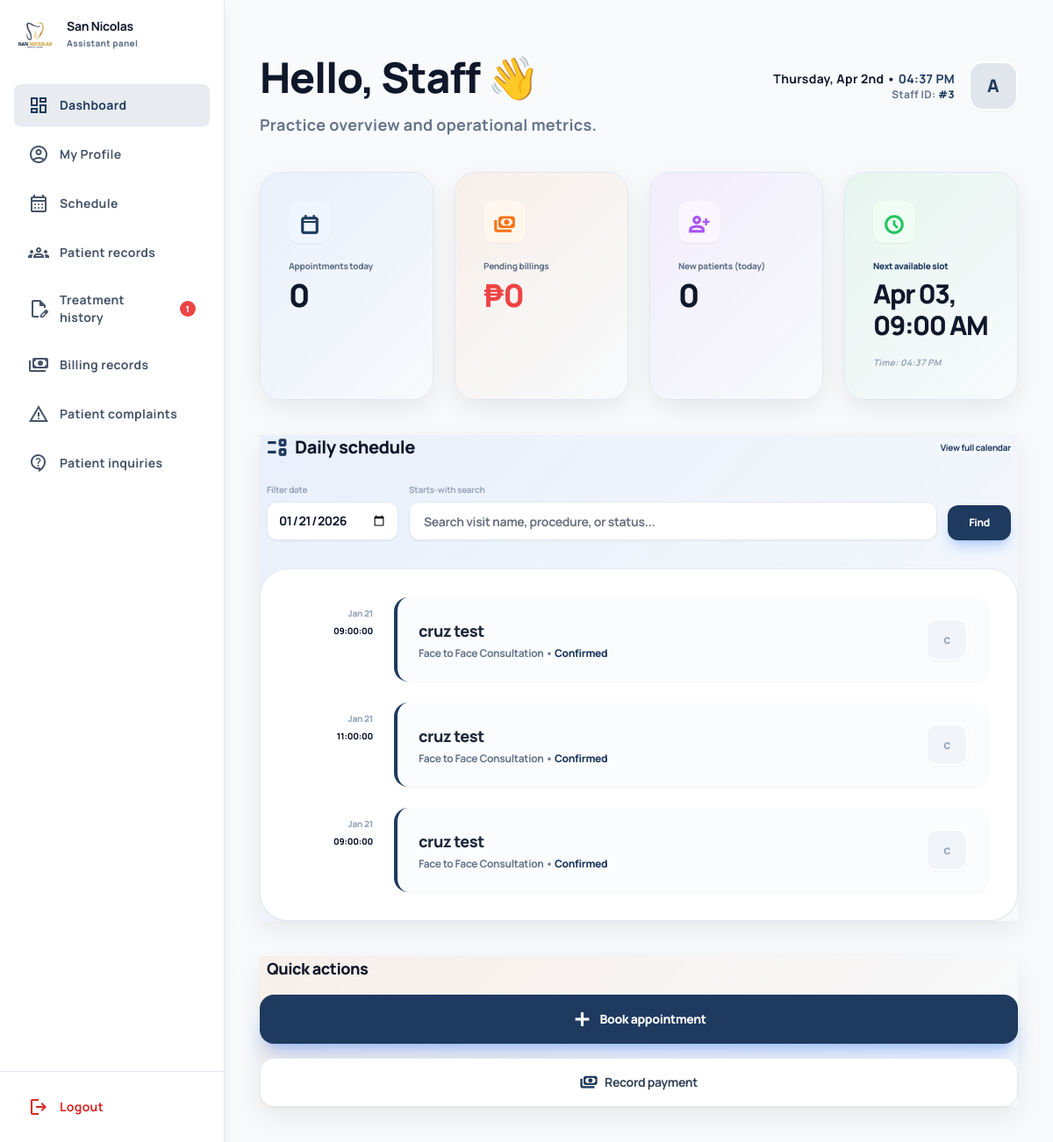
The app's page /assistant-dashboard.php?date=2026-01-21 (signed in) with its own data.
### tables this page shows
CREATE TABLE `appointments` (
  `id` int(11) NOT NULL,
  `patient_id` int(11) NOT NULL,
  `patient_name` varchar(255) DEFAULT NULL,
  `procedure_id` int(11) DEFAULT NULL,
  `status_id` int(11) DEFAULT 1,
  `downpayment_ref` varchar(100) DEFAULT NULL,
  `appointment_date` date NOT NULL,
  `appointment_time` time DEFAULT NULL,
  `rejection_reason` text DEFAULT NULL,
  `is_seen` tinyint(1) DEFAULT 0
);

CREATE TABLE `procedures` (
  `id` int(11) NOT NULL,
  `category` varchar(100) DEFAULT NULL,
  `procedure_name` varchar(255) NOT NULL,
  `standard_cost` decimal(10,2) NOT NULL
);

CREATE TABLE `lookup_statuses` (
  `id` int(11) NOT NULL,
  `status_name` varchar(50) NOT NULL
);

### assistant-dashboard.php (the view, shortened to what the rows shown need)
<?php
require_once "backend/config.php";
$fullName = $_SESSION['username'] ?? 'Assistant';
$displayFirstName = explode(' ', $_SESSION['full_name'] ?? $fullName)[0];
$resSchedule = false;
$today = date('Y-m-d');
$filterDate = $_GET['date'] ?? $today;
$search = $_GET['search'] ?? '';
if (!empty($search)) {
    $safeSearch = mysqli_real_escape_string($conn, $search);
    $searchTerms = explode(' ', $safeSearch);
    $conditions = [];
    foreach ($searchTerms as $term) {
        $term = trim($term);
        if ($term === '') continue;
        $conditions[] = "(
            a.patient_name LIKE '$term%' OR
            u.first_name LIKE '$term%' OR
            u.last_name LIKE '$term%' OR
            CONCAT(u.first_name, ' ', u.last_name) LIKE '$term%' OR
            pr.procedure_name LIKE '$term%' OR
            s.status_name LIKE '$term%' OR
            a.appointment_time LIKE '$term%'
        )";
    }
    $whereSql = !empty($conditions) ? implode(' AND ', $conditions) : "1=1";
    $sql_appt = "SELECT a.*,
                 u.first_name, u.last_name,
                 pr.procedure_name as reason,
                 s.status_name as status
                 FROM appointments a
                 LEFT JOIN users u ON a.patient_id = u.id
                 LEFT JOIN procedures pr ON a.procedure_id = pr.id
                 LEFT JOIN lookup_statuses s ON a.status_id = s.id
                 WHERE ($whereSql)
                 AND s.status_name != 'Rejected'
                 ORDER BY a.patient_name ASC, a.appointment_date DESC, STR_TO_DATE(a.appointment_time, '%h:%i %p') ASC";
} else {
    $sql_appt = "SELECT a.*,
                 u.first_name, u.last_name,
                 pr.procedure_name as reason,
                 s.status_name as status
                 FROM appointments a
                 LEFT JOIN users u ON a.patient_id = u.id
                 LEFT JOIN procedures pr ON a.procedure_id = pr.id
                 LEFT JOIN lookup_statuses s ON a.status_id = s.id
                 WHERE a.appointment_date = '$filterDate'
                 AND s.status_name NOT IN ('Paid', 'Rejected')
                 ORDER BY STR_TO_DATE(a.appointment_time, '%h:%i %p') ASC, a.id ASC";
}
$result_appt = mysqli_query($conn, $sql_appt);
if ($result_appt) {
    $resSchedule = $result_appt;
}
?>
<!DOCTYPE html>
<html class="light" lang="en">
<head>
    <script src="https://cdn.tailwindcss.com?plugins=forms,container-queries"></script>
    <link rel="stylesheet" href="css/responsive-enhancements.css">
</head>
<body class="bg-background-light dark:bg-background-dark text-slate-900 dark:text-slate-100 font-display overflow-hidden text-sm transition-colors duration-200">
<div class="flex h-screen w-full overflow-hidden relative">
    <aside id="sidebar" class="fixed lg:static inset-y-0 left-0 w-64 h-full flex flex-col bg-white dark:bg-[#1e293b] border-r border-slate-200 dark:border-slate-800 flex-shrink-0 z-40 hidden-mobile lg:translate-x-0 font-medium transition-colors duration-200 shadow-lg">
        <div class="p-4 flex items-center gap-3">
            <div>
                <h1 class="text-sm font-bold leading-tight text-slate-900 dark:text-white">San Nicolas</h1>
            </div>
        </div>
    </aside>
    <main class="flex-1 overflow-y-auto h-full relative bg-[#f8fafc] dark:bg-background-dark text-slate-900 dark:text-white">
        <div class="p-6 md:p-10 max-w-[1600px] mx-auto flex flex-col gap-6 md:gap-10 animate-fade-in text-slate-900 dark:text-white">
            <header class="flex flex-col md:flex-row md:items-center justify-between gap-6 animate-fade-in">
                <div class="space-y-1">
                    <h1 class="text-4xl md:text-5xl font-black tracking-tight">Hello, <?php echo htmlspecialchars($displayFirstName); ?> 👋</h1>
                </div>
            </header>
            <div class="grid grid-cols-1 xl:grid-cols-3 gap-6 md:gap-10">
                <div class="xl:col-span-2 flex flex-col gap-6">
                    <div class="bg-white dark:bg-slate-800 rounded-[32px] border border-slate-200 dark:border-slate-700 p-6 md:p-8 shadow-md flex flex-col gap-6 shadow-sm">
                        <?php if($resSchedule && mysqli_num_rows($resSchedule) > 0): ?>
                            <?php while($appt = mysqli_fetch_assoc($resSchedule)):
                                $displayVisitName = !empty($appt['patient_name']) ? $appt['patient_name'] : ($appt['first_name'] . ' ' . $appt['last_name']);
                            ?>
                            <div class="flex flex-col sm:flex-row gap-4 sm:gap-6 items-start animate-fade-in font-bold transition-all">
                                <p class="w-full sm:w-24 text-[10px] font-black text-slate-400 mt-2 text-left sm:text-right tracking-tight transition-colors">
                                    <?php echo date('M d', strtotime($appt['appointment_date'])); ?><br>
                                    <span class="text-slate-900 dark:text-white font-black tracking-tight"><?php echo htmlspecialchars($appt['appointment_time']); ?></span>
                                </p>
                                <div class="flex-1 w-full p-4 md:p-6 rounded-2xl border-l-4 border-primary bg-slate-50/50 dark:bg-slate-900/50 flex items-center justify-between shadow-sm transition-all hover:scale-[1.01] hover:bg-slate-100 dark:hover:bg-slate-900">
                                    <div class="space-y-1 font-bold">
                                        <h4 class="text-lg font-black text-slate-800 dark:text-white tracking-tight"><?php echo htmlspecialchars($displayVisitName); ?></h4>
                                        <p class="text-xs font-bold text-slate-500 tracking-tight transition-colors">
                                            <?php echo htmlspecialchars($appt['reason']); ?> •
                                            <span class="text-primary font-black tracking-tight transition-colors font-black"><?php echo htmlspecialchars($appt['status']); ?></span>
                                        </p>
                                    </div>
                                    <div class="size-10 md:size-12 rounded-xl bg-slate-100 dark:bg-slate-800 flex items-center justify-center font-bold text-slate-400 border-2 border-white dark:border-slate-700 shrink-0 ml-4 shadow-sm transition-transform hover:scale-110 tracking-tight transition-colors">
                                        <?php echo substr($displayVisitName, 0, 1); ?>
                                    </div>
                                </div>
                            </div>
                            <?php endwhile; ?>
                        <?php endif; ?>
                    </div>
                </div>
            </div>
        </div>
    </main>
</div>
</body>
</html>

### records on screen
appointments: appointment_date "Jan 21", appointment_time "09:00:00", patient_name "cruz test", procedure.procedure_name "Face to Face Consultation", status.status_name "Confirmed", patient_name "c"
appointments: appointment_date "Jan 21", appointment_time "11:00:00", patient_name "cruz test", procedure.procedure_name "Face to Face Consultation", status.status_name "Confirmed", patient_name "c"
appointments: appointment_date "Jan 21", appointment_time "09:00:00", patient_name "cruz test", procedure.procedure_name "Face to Face Consultation", status.status_name "Confirmed", patient_name "c"

### other values on screen
$notifTreatmentCount "1"
$displayFirstName "Staff"
$_SESSION['user_id'] "3"
substr($fullName, 0, 1) "A"
$countAppt "0"
$countBillings "0"
$countNew "0"
$nextSlot "Apr 03, 09:00 AM"
